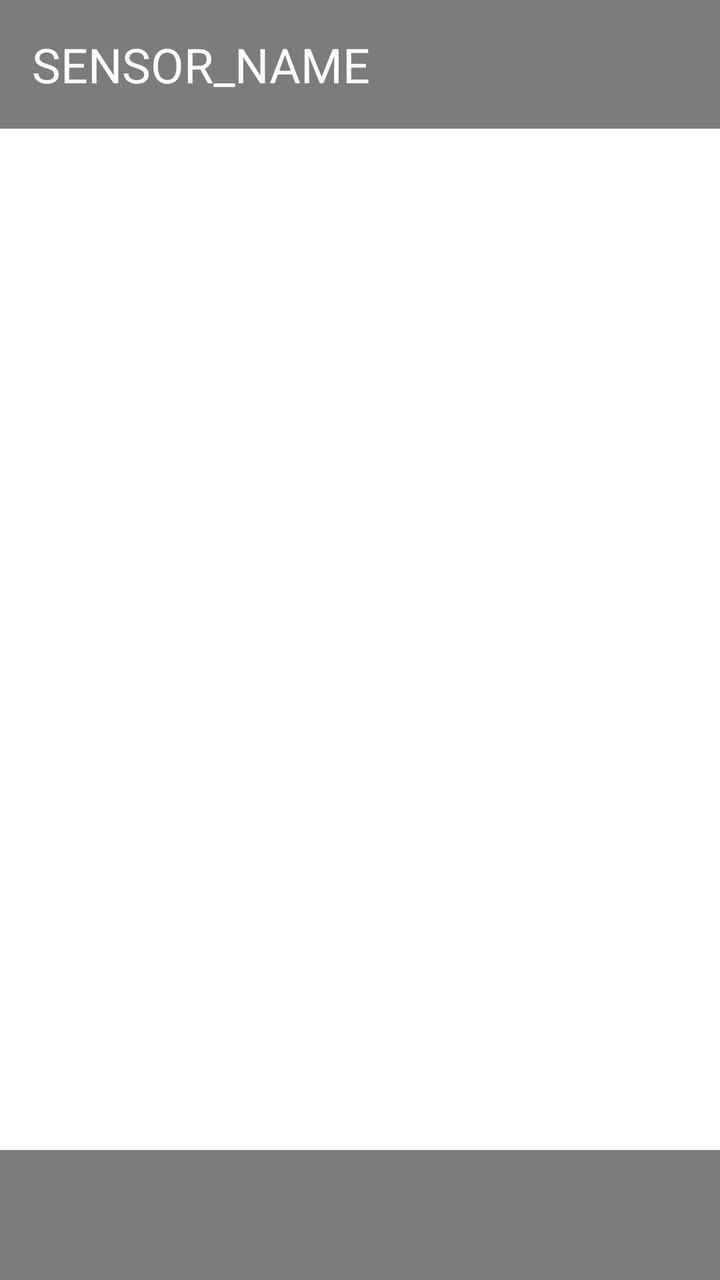
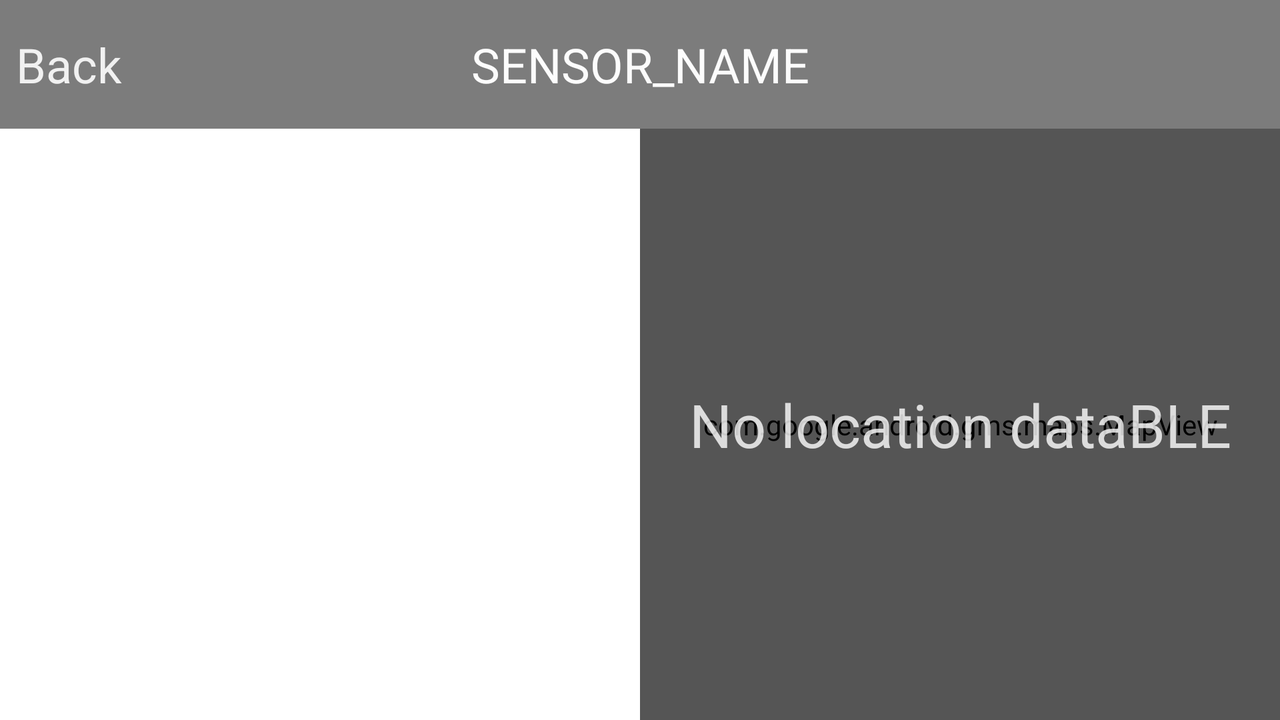

One screen, two layout resources from the same app: the default and the repository's alternative for another configuration. Each is rendered where Android would select it; the XML of both is given below.
<!-- AndroidManifest.xml: application theme AppTheme -->
<!-- res/layout/sensor_detail_fragment.xml -->
<?xml version="1.0" encoding="utf-8"?>
<androidx.constraintlayout.widget.ConstraintLayout xmlns:android="http://schemas.android.com/apk/res/android"
    xmlns:app="http://schemas.android.com/apk/res-auto"
    xmlns:tools="http://schemas.android.com/tools"
    android:layout_width="match_parent"
    android:layout_height="match_parent"
    android:background="@color/colorPrimary"
    tools:context=".ui.sensorDetail.SensorDetailFragment">

    <TextView
        android:id="@+id/sensorDetailNameTV"
        android:layout_width="wrap_content"
        android:layout_height="wrap_content"
        android:layout_marginStart="16dp"
        android:layout_marginTop="16dp"
        android:text="SENSOR_NAME"
        android:textColor="#FCFCFC"
        android:textSize="24sp"
        app:layout_constraintStart_toStartOf="parent"
        app:layout_constraintTop_toTopOf="parent" />

    <ListView
        android:id="@+id/chartListView"
        android:layout_width="match_parent"
        android:layout_height="0dp"
        android:layout_marginTop="16dp"
        android:layout_marginBottom="@dimen/bottom_navbar_height"
        android:background="#FFFFFF"
        app:layout_constraintBottom_toBottomOf="parent"
        app:layout_constraintEnd_toEndOf="parent"
        app:layout_constraintStart_toStartOf="parent"
        app:layout_constraintTop_toBottomOf="@+id/sensorDetailNameTV">

    </ListView>

</androidx.constraintlayout.widget.ConstraintLayout>
<!-- resources referenced by this layout -->
<resources>
  <color name="colorPrimary">#7C7C7C</color>
  <dimen name="bottom_navbar_height">65dp</dimen>
  <style name="AppTheme" parent="Theme.MaterialComponents.Light.NoActionBar">
          
          <item name="colorPrimary">@color/colorPrimary</item>
          <item name="colorPrimaryDark">@color/colorPrimaryDark</item>
          <item name="colorOnPrimary">#FFFFFF</item>
          <item name="colorSecondary">#009688</item>
  
          <item name="colorOnSecondary">#F7F7F7</item>
          <item name="colorError">#F44336</item>
          <item name="colorOnError">#FFFFFF</item>
          <item name="android:navigationBarColor">@color/colorPrimaryDark</item>
      </style>
  <color name="colorPrimaryDark">#4D4A4A</color>
</resources>
<!-- res/layout-land/sensor_detail_fragment.xml (the repository's variant of the layout above) -->
<!-- drawn on the phone turned sideways -->
<?xml version="1.0" encoding="utf-8"?>
<androidx.constraintlayout.widget.ConstraintLayout xmlns:android="http://schemas.android.com/apk/res/android"
    xmlns:app="http://schemas.android.com/apk/res-auto"
    xmlns:tools="http://schemas.android.com/tools"
    android:layout_width="match_parent"
    android:layout_height="match_parent"
    android:background="@color/colorPrimary"
    tools:context=".ui.sensorDetail.SensorDetailFragment">

    <TextView
        android:id="@+id/sensorDetailBackButton"
        android:layout_width="wrap_content"
        android:layout_height="wrap_content"
        android:layout_marginStart="8dp"
        android:text="Back"
        android:textColor="#F1F1F1"
        android:textSize="24sp"
        app:layout_constraintBottom_toTopOf="@+id/chartListView"
        app:layout_constraintEnd_toStartOf="@+id/sensorDetailNameTV"
        app:layout_constraintHorizontal_bias="0.0"
        app:layout_constraintStart_toStartOf="parent"
        app:layout_constraintTop_toTopOf="parent" />

    <TextView
        android:id="@+id/sensorDetailNameTV"
        android:layout_width="wrap_content"
        android:layout_height="wrap_content"
        android:layout_marginTop="16dp"
        android:text="SENSOR_NAME"
        android:textColor="#FCFCFC"
        android:textSize="24sp"
        app:layout_constraintEnd_toEndOf="parent"
        app:layout_constraintStart_toStartOf="parent"
        app:layout_constraintTop_toTopOf="parent" />

    <androidx.constraintlayout.widget.Guideline
        android:id="@+id/guideline2"
        android:layout_width="wrap_content"
        android:layout_height="wrap_content"
        app:layout_constraintGuide_percent="0.5"
        android:orientation="vertical" />

    <ListView
        android:id="@+id/chartListView"
        android:layout_width="0dp"
        android:layout_height="0dp"
        android:layout_marginTop="16dp"
        android:background="#FFFFFF"
        app:layout_constraintBottom_toBottomOf="parent"
        app:layout_constraintEnd_toStartOf="@+id/guideline2"
        app:layout_constraintStart_toStartOf="parent"
        app:layout_constraintTop_toBottomOf="@+id/sensorDetailNameTV">

    </ListView>

    <com.google.android.gms.maps.MapView
        android:id="@+id/sensorDetailMapView"
        android:layout_width="0dp"
        android:layout_height="0dp"
        app:layout_constraintBottom_toBottomOf="parent"
        app:layout_constraintEnd_toEndOf="parent"
        app:layout_constraintStart_toStartOf="@+id/guideline2"
        app:layout_constraintTop_toTopOf="@+id/chartListView" />

    <ImageView
        android:id="@+id/sensorDetailMapOverlayImageView"
        android:layout_width="0dp"
        android:layout_height="0dp"
        android:contentDescription="Map overlay"
        android:src="@drawable/map_overlay"
        app:layout_constraintBottom_toBottomOf="@+id/sensorDetailMapView"
        app:layout_constraintEnd_toEndOf="parent"
        app:layout_constraintStart_toStartOf="@+id/guideline2"
        app:layout_constraintTop_toTopOf="@+id/sensorDetailMapView" />

    <TextView
        android:id="@+id/sensorDetailMapOverlayTV"
        android:layout_width="wrap_content"
        android:layout_height="wrap_content"
        android:text="No location dataBLE"
        android:textColor="#CBFFFFFF"
        android:textSize="30sp"
        app:layout_constraintBottom_toBottomOf="parent"
        app:layout_constraintEnd_toEndOf="@+id/sensorDetailMapView"
        app:layout_constraintStart_toStartOf="@+id/guideline2"
        app:layout_constraintTop_toTopOf="@+id/sensorDetailMapView" />

</androidx.constraintlayout.widget.ConstraintLayout>
<!-- resources referenced by the variant -->
<!-- as the phone turned sideways resolves them -->
<resources>
  <color name="colorPrimary">#7C7C7C</color>
  <!-- drawable map_overlay (drawable) -->
  <?xml version="1.0" encoding="utf-8"?>
  <shape android:shape="rectangle"
      xmlns:android="http://schemas.android.com/apk/res/android" >
      <solid android:color="#54000000"/>
  </shape>
  <style name="AppTheme" parent="Theme.MaterialComponents.Light.NoActionBar">
          
          <item name="colorPrimary">@color/colorPrimary</item>
          <item name="colorPrimaryDark">@color/colorPrimaryDark</item>
          <item name="colorOnPrimary">#FFFFFF</item>
          <item name="colorSecondary">#009688</item>
  
          <item name="colorOnSecondary">#F7F7F7</item>
          <item name="colorError">#F44336</item>
          <item name="colorOnError">#FFFFFF</item>
          <item name="android:navigationBarColor">@color/colorPrimaryDark</item>
      </style>
  <color name="colorPrimaryDark">#4D4A4A</color>
</resources>
